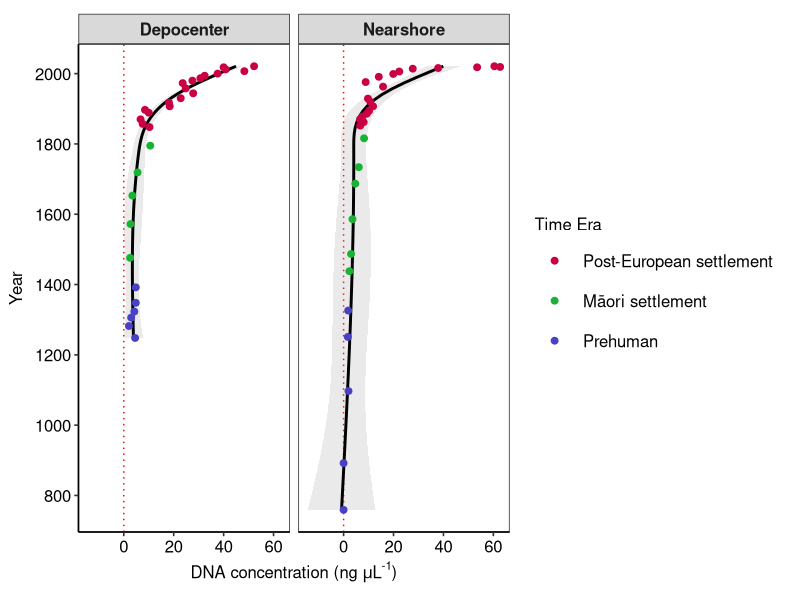

Generate this figure with R:
rm(list = ls()) 

##Library packages
library(ggplot2)
library(mgcv)

####read data
data <- read.csv("Figure_7_raw_input_data.csv", header=TRUE)

###data characterisation
data$Time_median <- as.numeric(data$Time_median)

###run separatet gam by core
summary(gam(DNA.total.conc ~ s(Time_median, by = factor(Core), k = 4, bs = "cr"), data = data))

##plot gam output
Figure7 <- ggplot(data, aes(y = DNA.total.conc, 
                    x = Time_median)) + 
  geom_hline(yintercept=0.001, color = "red", lty = 3) +
  stat_smooth(
    method = "gam",
    formula = y ~ s(x, k = 4, bs = "cr"),
    se = T, 
    colour = "black", 
    alpha = 0.2) +
  geom_point(aes(y = DNA.total.conc, 
                 x = Time_median, 
                 colour = Period),  size = 2) +  
  ylab(expression("DNA concentration (ng " *mu*"L"^"-1"*")")) + 
  scale_colour_manual(name="Time Era", 
                      values = c("#ca0044", "#19b235", "#4841c4"),
                      labels = c("Post-European settlement ", 
                                 "M\u101ori settlement", "Prehuman")) +
  xlab ("Year") +
  facet_wrap(~Core) + 
  coord_flip() + 
  scale_x_continuous(breaks = c(2000, 1800, 1600, 1400, 1200, 1000, 800)) +
  theme_bw(base_size = 12) + theme(
    panel.grid.major = element_blank(),
    panel.grid.minor = element_blank(),
    strip.text = element_text(face = "bold", size = 12),
    axis.title.y = element_text(vjust= 2.2),
    axis.title.x = element_text(face= "bold"),
    axis.text = element_text(colour = "black", size = 12),
    axis.line = element_line(colour = "black"),
    axis.text.x = element_text(size = 12),
    legend.position="right",
    legend.text = element_text(size = 12),  
    legend.box = "horizontal",
    legend.key.size = unit(2,"line")) + 
  (theme(plot.margin = unit(c(.35,.35,.35,.35), "cm")))

Figure7

###Saving figure file

tiff(
  'Figure 7.tiff',
  width = 25,
  height = 17,
  units = 'cm',
  res = 600,
  compression = 'lzw',
  family = 'cairo'
)

Figure7
dev.off()
